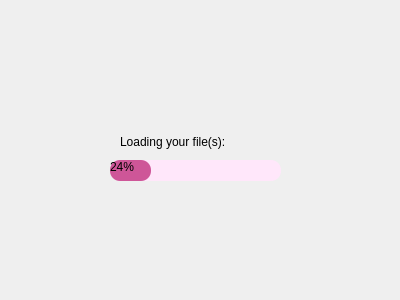
<?xml version="1.0" encoding="UTF-8"?>
<ui version="4.0">
 <class>Form</class>
 <widget class="QWidget" name="Form">
  <property name="geometry">
   <rect>
    <x>0</x>
    <y>0</y>
    <width>400</width>
    <height>300</height>
   </rect>
  </property>
  <property name="windowTitle">
   <string>Form</string>
  </property>
  <widget class="QLabel" name="label">
   <property name="geometry">
    <rect>
     <x>120</x>
     <y>130</y>
     <width>151</width>
     <height>23</height>
    </rect>
   </property>
   <property name="text">
    <string>Loading your file(s):</string>
   </property>
  </widget>
  <widget class="QProgressBar" name="progressBar">
   <property name="geometry">
    <rect>
     <x>110</x>
     <y>160</y>
     <width>171</width>
     <height>21</height>
    </rect>
   </property>
   <property name="styleSheet">
    <string notr="true">QProgressBar{
border-radius:10px;
background-color: #ffe7fa;
}

QProgressBar::chunk{
border-radius:10px;
background-color: #ce5698;
}</string>
   </property>
   <property name="value">
    <number>24</number>
   </property>
  </widget>
 </widget>
 <resources/>
 <connections/>
</ui>
